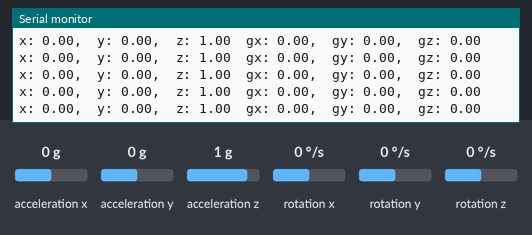
Bench run of a sketch on a simulated Arduino Uno, built for the host (arithmetic inside an expression is 32-bit, double 64-bit). On the bench: the last lines printed to the serial monitor. Inputs (shaded band) come from the test bench; at power-on: rotation x 0 °/s, acceleration x 0 g, acceleration y 0 g, acceleration z 1 g, rotation y 0 °/s, rotation z 0 °/s.

Above: at 1.2 s.
1.3 s: rotation x set to -192 °/s
At 1.4 s:
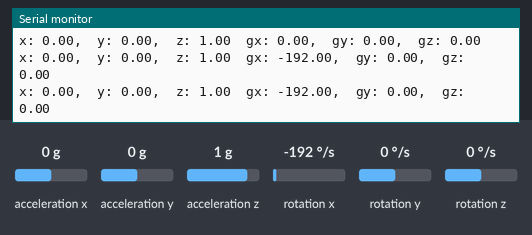
4.3 s: acceleration x set to -1.4 g
At 4.35 s:
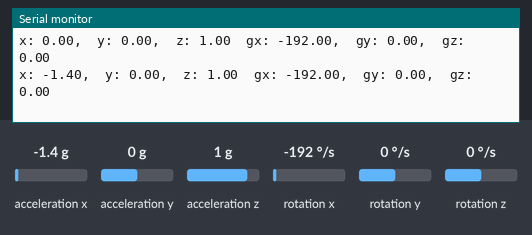
7.3 s: acceleration y set to -1.4 g
At 7.34 s:
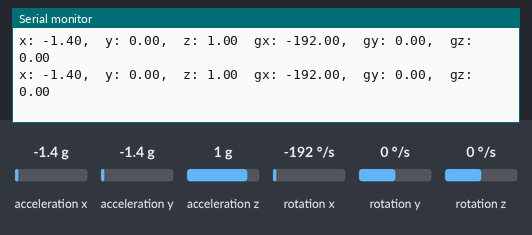
10.3 s: acceleration z set to -1.4 g
At 10.33 s:
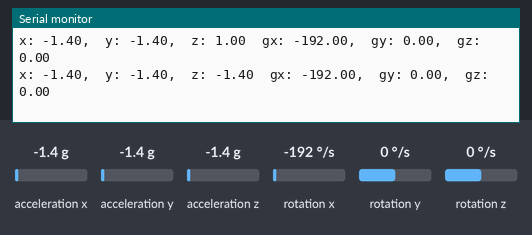
13.3 s: rotation y set to -192 °/s
At 13.42 s:
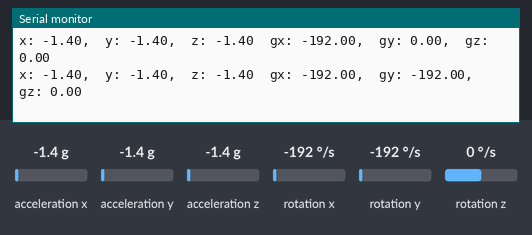
16.3 s: rotation x set to 100 °/s
At 16.33 s:
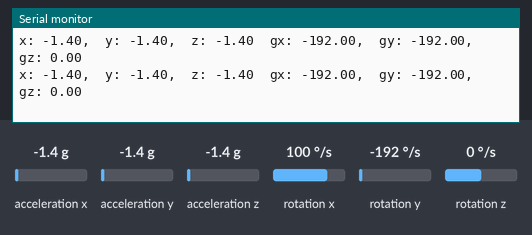
Timing chart, 0 to 19.3 s (numbered marks = the images above; inputs shaded):
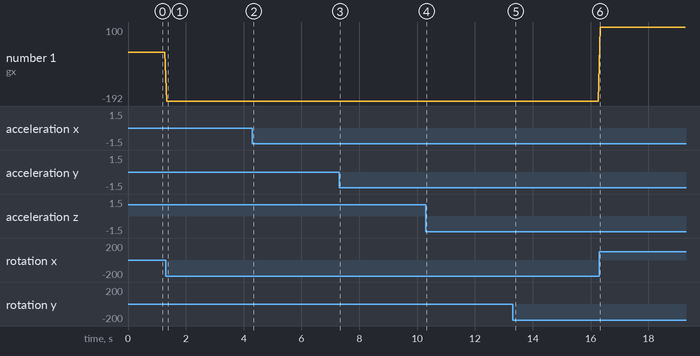

Measured:
- after the input at 1.3 s, the serial monitor: prints a new line at once (image 1)
- after the input at 4.3 s, the serial monitor: prints a new line at once (image 2)
- after the input at 10.3 s, the serial monitor: prints a new line at once (image 4)
- after the input at 13.3 s, the serial monitor: prints a new line after 0.06 s (image 5)
- plotted number 1: 0 → -192 after the input at 1.3 s, -192 → 100 after the input at 16.3 s

The sketch:

CurieIMUReader.ino
```cpp
/*
  CurieIMU reader
  Context: Arduino
  Reads the Arduino 101 IMU's scaled values
*/
#include "CurieIMU.h"

void setup() {
  Serial.begin(9600); // begin serial communication
  CurieIMU.begin();  // intialize the IMU

  // set the accelerometer range to +/-2g:
  CurieIMU.setAccelerometerRange(2);
  // set the gyro range to 250 dps:
  CurieIMU.setGyroRange(250);
}

void loop() {
  float x, y, z;  // variables for the scaled accelerometer values
  float gx, gy, gz; // variables for the scaled gyro values
  // read and scale:
  CurieIMU.readAccelerometerScaled(x, y, z);
  CurieIMU.readGyroScaled(gx, gy, gz);
  Serial.print("x: ");     // print x reading
  Serial.print(x);
  Serial.print(",\ty: ");  // print comma, tab, y reading
  Serial.print(y);
  Serial.print(",\tz: ");  // print comma, tab, z reading
  Serial.print(z);
  Serial.print("\tgx: ");  // print comma tab,  gx reading
  Serial.print(gx);
  Serial.print(",\tgy: "); // print comma, tab, gy reading
  Serial.print(gy);
  Serial.print(",\tgz: "); // print comma, tab, gz reading
  Serial.println(gz);
}
```
